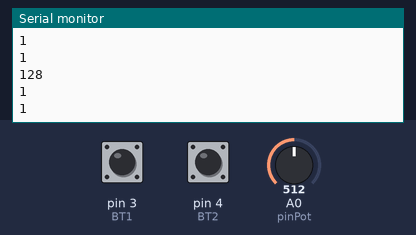
This sketch was run on a simulated Arduino Uno, built with avr-gcc and run on an emulated ATmega328P. Shown: the last lines printed to the serial monitor. Inputs (shaded band) come from the test bench; at power-on: A0 (pinPot) = 512, pin 3 (BT1) HIGH, pin 4 (BT2) HIGH. No radio packets arrive unless stated.

Above: at 1.2 s.
1.3 s: A0 (pinPot) set to 716
At 1.4 s:
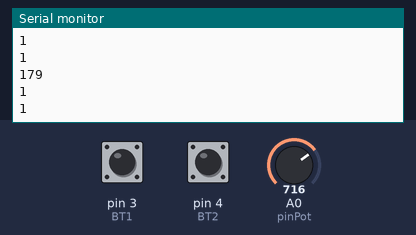
2.8 s: pin 3 (BT1) pulled LOW for 0.15 s
At 2.97 s:
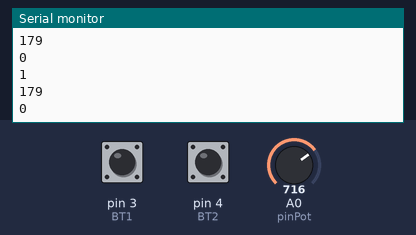
4.4 s: A0 (pinPot) set to 900
At 4.55 s:
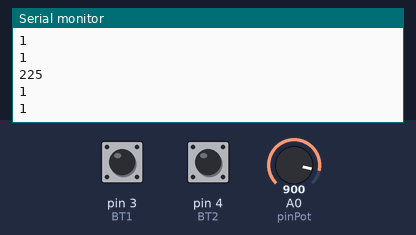
Timing chart, 0 to 7.4 s (numbered marks = the images above; inputs shaded):
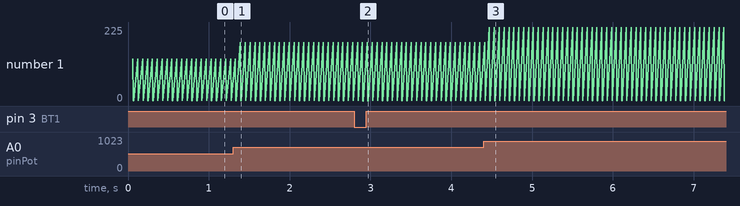

The sketch:

projeto_integrado_controle.ino
```cpp
#include <VirtualWire.h> //Biblioteca para RF433MHz

#define TX  2  //Define módulo tx no pino digital 2
#define BT1 3  //Define botão 1 no pino digital 3
#define BT2 4  //Define botão 2 no pino digital 4
#define pinPot A0

byte tx_buffer[3]; //Buffer de messagem


void setup() {
  pinMode(BT1, INPUT_PULLUP); //Configura botão 1 como entrada
  pinMode(BT2, INPUT_PULLUP); //Configura botão 2 como entrada
  vw_set_tx_pin(TX);   //Configura pino de dado do módulo tx
  vw_setup(4000);      //Configura baud rate de comunicação - 1200bps

  Serial.begin(9600);
}

void loop() {

  int pot = analogRead(A0);
  int saidaMotor = pot / 4;


  tx_buffer[0] = saidaMotor;

  if (digitalRead(BT1) == 0) {
    tx_buffer[1] = 0;  //Transmite o valor com endereço 0
    //while(!digitalRead(BT1)); //Fica preso até soltar o botão 1
    //delay(10);                //Atraso 10ms - Debource
  }
  else{
    tx_buffer[1] = 1;
  }
  if (digitalRead(BT2) == 0) {
    tx_buffer[2] = 0;  //Transmite o valor com endereço 1
    //while(!digitalRead(BT2)); //Fica preso até soltar o botão 2
    //delay(10);                //Atraso 10ms - Debource
  }
  else{
    tx_buffer[2] = 1;
  }
  //Transmite os dados
  vw_send(tx_buffer, 3);
  vw_wait_tx();

  Serial.println(tx_buffer[0]);
  Serial.println(tx_buffer[1]);
  Serial.println(tx_buffer[2]);

  //delay(2000);
}
```

Measured:
- after the input at 1.3 s, the serial monitor: prints a new line after 0.09 s (image 1)
- after the input at 2.8 s, the serial monitor: prints a new line after 0.11 s (image 2)
- after the input at 4.4 s, the serial monitor: prints a new line after 0.07 s (image 3)
